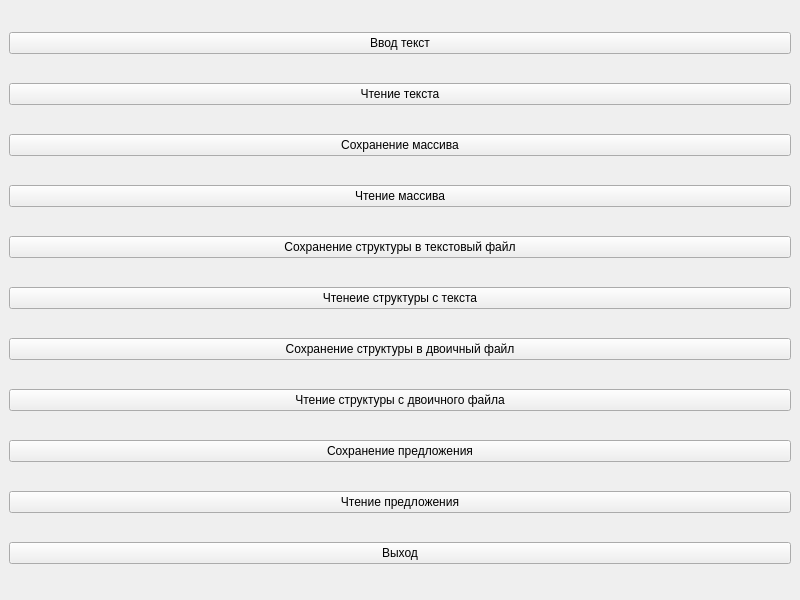
<?xml version="1.0" encoding="UTF-8"?>
<ui version="4.0">
 <class>MainWindow</class>
 <widget class="QMainWindow" name="MainWindow">
  <property name="geometry">
   <rect>
    <x>0</x>
    <y>0</y>
    <width>800</width>
    <height>600</height>
   </rect>
  </property>
  <property name="windowTitle">
   <string>MainWindow</string>
  </property>
  <widget class="QWidget" name="centralwidget">
   <layout class="QVBoxLayout" name="verticalLayout">
    <item>
     <widget class="QPushButton" name="buttonEnterParagraph">
      <property name="text">
       <string>Ввод текст</string>
      </property>
     </widget>
    </item>
    <item>
     <widget class="QPushButton" name="buttonReadParagraph">
      <property name="text">
       <string>Чтение текста</string>
      </property>
     </widget>
    </item>
    <item>
     <widget class="QPushButton" name="buttonSaveArray">
      <property name="text">
       <string>Сохранение массива</string>
      </property>
     </widget>
    </item>
    <item>
     <widget class="QPushButton" name="buttonReadArray">
      <property name="text">
       <string>Чтение массива</string>
      </property>
     </widget>
    </item>
    <item>
     <widget class="QPushButton" name="buttonSaveStruct">
      <property name="text">
       <string>Сохранение структуры в текстовый файл</string>
      </property>
     </widget>
    </item>
    <item>
     <widget class="QPushButton" name="buttonReadStruct">
      <property name="text">
       <string>Чтенеие структуры с текста</string>
      </property>
     </widget>
    </item>
    <item>
     <widget class="QPushButton" name="buttonSaveStructBinary">
      <property name="text">
       <string>Сохранение структуры в двоичный файл</string>
      </property>
     </widget>
    </item>
    <item>
     <widget class="QPushButton" name="buttonReadStructBinary">
      <property name="text">
       <string>Чтение структуры с двоичного файла</string>
      </property>
     </widget>
    </item>
    <item>
     <widget class="QPushButton" name="buttonSaveSentence">
      <property name="text">
       <string>Сохранение предложения</string>
      </property>
     </widget>
    </item>
    <item>
     <widget class="QPushButton" name="buttonReadSentences">
      <property name="text">
       <string>Чтение предложения</string>
      </property>
     </widget>
    </item>
    <item>
     <widget class="QPushButton" name="buttonExit">
      <property name="text">
       <string>Выход</string>
      </property>
     </widget>
    </item>
   </layout>
  </widget>
 </widget>
 <resources/>
 <connections/>
</ui>
